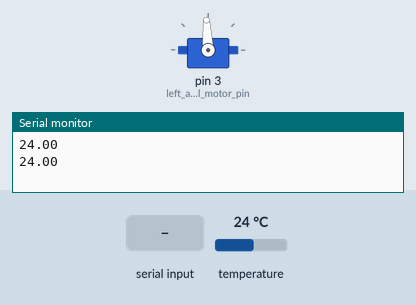
Simulated run of this sketch. Board: Arduino Uno, built with avr-gcc and run on an emulated ATmega328P. On the bench: servo, the last lines printed to the serial monitor. Wiring (inferred from the names in the program): servo: signal pin 3. Inputs (shaded band) come from the test bench; at power-on: temperature 24 °C. Servo pulses on a pin are drawn as a servo (544–2400 µs = 0–180°).

Above: at 1.2 s.
1.3 s: "4" received over Serial
At 1.8 s:
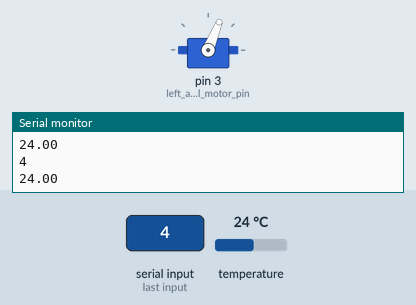
2.8 s: "6" received over Serial
At 4.0 s:
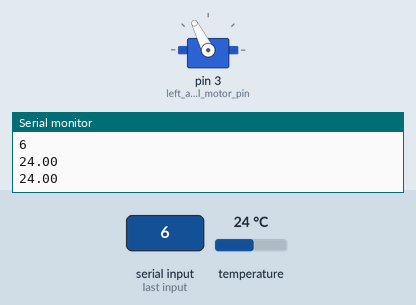
4.3 s: "5" received over Serial
At 5.3 s:
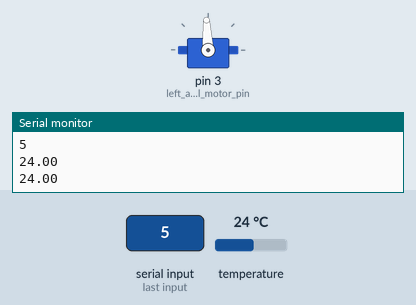
5.8 s: temperature set to 7 °C
At 7.2 s:
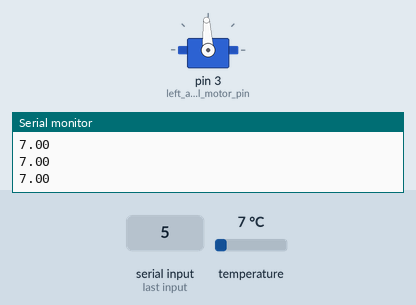
Timing chart, 0 to 8.8 s (numbered marks = the images above; inputs shaded):
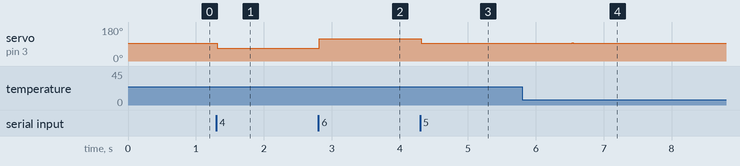

Measured:
- after the input at 1.3 s, servo on pin 3 (left_axial_motor_pin): 93° → 68° at once
- after the input at 2.8 s, servo on pin 3 (left_axial_motor_pin): 68° → 117° at once
- after the input at 4.3 s, servo on pin 3 (left_axial_motor_pin): 117° → 93° at once
- after the input at 5.8 s, servo on pin 3 (left_axial_motor_pin): 93° → 96° after 0.74 s, → 93° 0.02 s later

The sketch:

ZZZZB_SWIMRServo_lib_test.ino
```cpp
#include <SWIMRServo.h>
#include <OneWire.h>

float water_temp = 0.0;
unsigned long last_time = 0;

#define left_axial_motor_pin 3

// external temp sensor object
int DS18S20_Pin = 9;

// OneWire object for external temp sensor
OneWire ds(DS18S20_Pin);

SWIMRServo left_axial_motor;

int left_axial_motor_speed = 1500;

void setup()
{
 Serial.begin(115200);
 left_axial_motor.attach(left_axial_motor_pin);
}

void loop()
{
  if( millis() - last_time > 500)
  {
    last_time = millis();
    water_temp = get_water_temp();
    Serial.println(water_temp);
  }
  if( Serial.available()) {
     char inChar = Serial.read();
     if( inChar == '5') {
       Serial.println(inChar);
       left_axial_motor.writeMicroseconds(1500);

    } else if( inChar == '4') {
      Serial.println(inChar);
      left_axial_motor.writeMicroseconds(1250);

    } else if( inChar == '6') {
      Serial.println(inChar);
      left_axial_motor.writeMicroseconds(1750);

    }
  }
}

float get_water_temp(){
  //returns the temperature from one DS18S20 in DEG Celsius

  byte data[12];
  byte addr[8];

  if ( !ds.search(addr)) {
      //no more sensors on chain, reset search
      ds.reset_search();
      return -1000;
  }

  if ( OneWire::crc8( addr, 7) != addr[7]) {
      //Serial.println("CRC is not valid!");
      return -1000;
  }

  if ( addr[0] != 0x10 && addr[0] != 0x28) {
      //Serial.print("Device is not recognized");
      return -1000;
  }

  ds.reset();
  ds.select(addr);
  ds.write(0x44,1); // start conversion, with parasite power on at the end

  byte present = ds.reset();
  ds.select(addr);
  ds.write(0xBE); // Read Scratchpad


  for (int i = 0; i < 9; i++) { // we need 9 bytes
    data[i] = ds.read();
  }

  ds.reset_search();

  byte MSB = data[1];
  byte LSB = data[0];

  float tempRead = ((MSB << 8) | LSB); //using two's compliment
  float TemperatureSum = tempRead / 16;

  return TemperatureSum;

}
```
